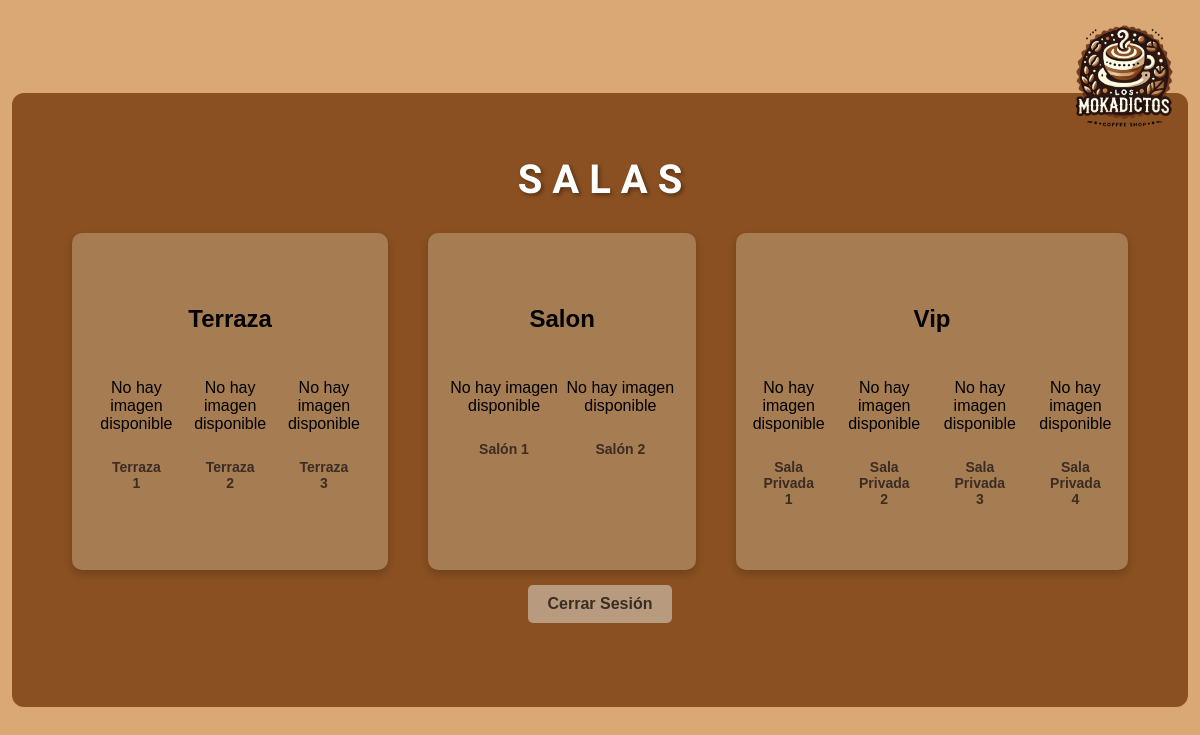
/paginaPrincipal.php (signed in), run on the app's committed database.
### tables this page shows
CREATE TABLE tbl_rooms (
    room_id INT PRIMARY KEY AUTO_INCREMENT,
    name_rooms VARCHAR(50) NOT NULL,
    capacity INT NOT NULL,
    description TEXT,
    image_path VARCHAR(255) DEFAULT NULL,   
    room_type ENUM('terraza', 'salon', 'vip') NOT NULL   
);

### paginaPrincipal.php (the view, shortened to what this page needs)
<?php
include('./conexion/conexion.php');
$sqlSalas = "SELECT room_id, name_rooms, room_type, image_path FROM tbl_rooms ORDER BY room_type, room_id";
$stmtSalas = $conexion->query($sqlSalas);
$salas = $stmtSalas->fetchAll(PDO::FETCH_ASSOC);
$salasAgrupadas = [];
foreach ($salas as $sala) {
    $salasAgrupadas[$sala['room_type']][] = $sala;
}
?>
<!DOCTYPE html>
<html lang="es">
<head>
    <link rel="stylesheet" href="styles.css">
</head>
<body>
    <div><img src="./img/logo.webp" alt="Logo de la página" class="superpuesta"><br></div>
    <div class="container">
        <h1>S A L A S</h1>
        <div class="room-sections">
            <?php foreach ($salasAgrupadas as $tipo => $salasPorTipo): ?>
                <div class="room-category">
                    <h2><?= ucfirst($tipo) ?></h2>
                    <div class="buttons">
                        <?php foreach ($salasPorTipo as $sala): ?>
                            <form action="./salones/template.php" method="get">
                                <div class="sala-item">
                                    <?php if (!empty($sala['image_path'])): ?>
                                        <img src="<?= htmlspecialchars($sala['image_path']) ?>" alt="Imagen de la Sala" class="sala-image">
                                    <?php else: ?>
                                        <p>No hay imagen disponible</p>
                                    <?php endif; ?>
                                    <button type="submit" name="room_id" value="<?= $sala['room_id'] ?>">
                                        <?= htmlspecialchars($sala['name_rooms']) ?>
                                    </button>
                                </div>
                            </form>
                        <?php endforeach; ?>
                    </div>
                </div>
            <?php endforeach; ?>
        </div>
        <button class="logout-button" onclick="logout1()">Cerrar Sesión</button>
    </div>
</body>
</html>

### styles.css (style rules this page uses)
body { font-family: Arial, sans-serif; background-color: #d9a875; display: flex; justify-content: center; align-items: center; height: 100vh; margin: 0; }
.container { text-align: center; background-color: #8A5021; width: 88%; padding-left: 5%; padding-right: 5%; padding-top: 3%; padding-bottom: 7%; border-radius: 12px; position: relative; }
.superpuesta { position: absolute; top: 0; right: 0; width: 150px; height: auto; z-index: 10; }
h1 { font-size: 40px; font-weight: bold; color: #fff; text-shadow: 2px 2px 4px rgba(0, 0, 0, 0.4); font-family: 'Arial Black', sans-serif; margin-bottom: 30px; }
.room-sections { display: flex; justify-content: center; gap: 40px; margin-top: 20px; }
.room-category { display: flex; flex-direction: column; align-items: center; background-color: #a67c52; padding: 20px; border-radius: 10px; box-shadow: 0px 4px 8px rgba(0, 0, 0, 0.2); width: 33.33%; padding-top: 5%; padding-bottom: 5%; }
.buttons { display: flex; gap: 5px; margin-top: 10px; }
button { padding: 10px 20px; border-radius: 5px; border: none; background-color: transparent; color: #3b2c24; font-weight: bold; font-size: 14px; cursor: pointer; transition: background-color 0.3s; }
.logout-button { margin-top: 15px; padding: 10px 20px; border-radius: 5px; border: none; background-color: #b89a7e; color: #3b2c24; font-weight: bold; font-size: 16px; cursor: pointer; }
h1 { font-family: 'Sancreek'; }

### data on the page
tbl_rooms: shows "No hay imagen disponible", $sala['room_id'] 1 (drawn), name_rooms "Terraza 1"
tbl_rooms: shows "No hay imagen disponible", $sala['room_id'] 2 (drawn), name_rooms "Terraza 2"
tbl_rooms: shows "No hay imagen disponible", $sala['room_id'] 3 (drawn), name_rooms "Terraza 3"
tbl_rooms: shows "No hay imagen disponible", $sala['room_id'] 4 (drawn), name_rooms "Salón 1"
tbl_rooms: shows "No hay imagen disponible", $sala['room_id'] 5 (drawn), name_rooms "Salón 2"
tbl_rooms: shows "No hay imagen disponible", $sala['room_id'] 6 (drawn), name_rooms "Sala Privada 1"
tbl_rooms: shows "No hay imagen disponible", $sala['room_id'] 7 (drawn), name_rooms "Sala Privada 2"
tbl_rooms: shows "No hay imagen disponible", $sala['room_id'] 8 (drawn), name_rooms "Sala Privada 3"
tbl_rooms: shows "No hay imagen disponible", $sala['room_id'] 9 (drawn), name_rooms "Sala Privada 4"

### other printed values
$tipo "Terraza"
$tipo "Salon"
$tipo "Vip"
